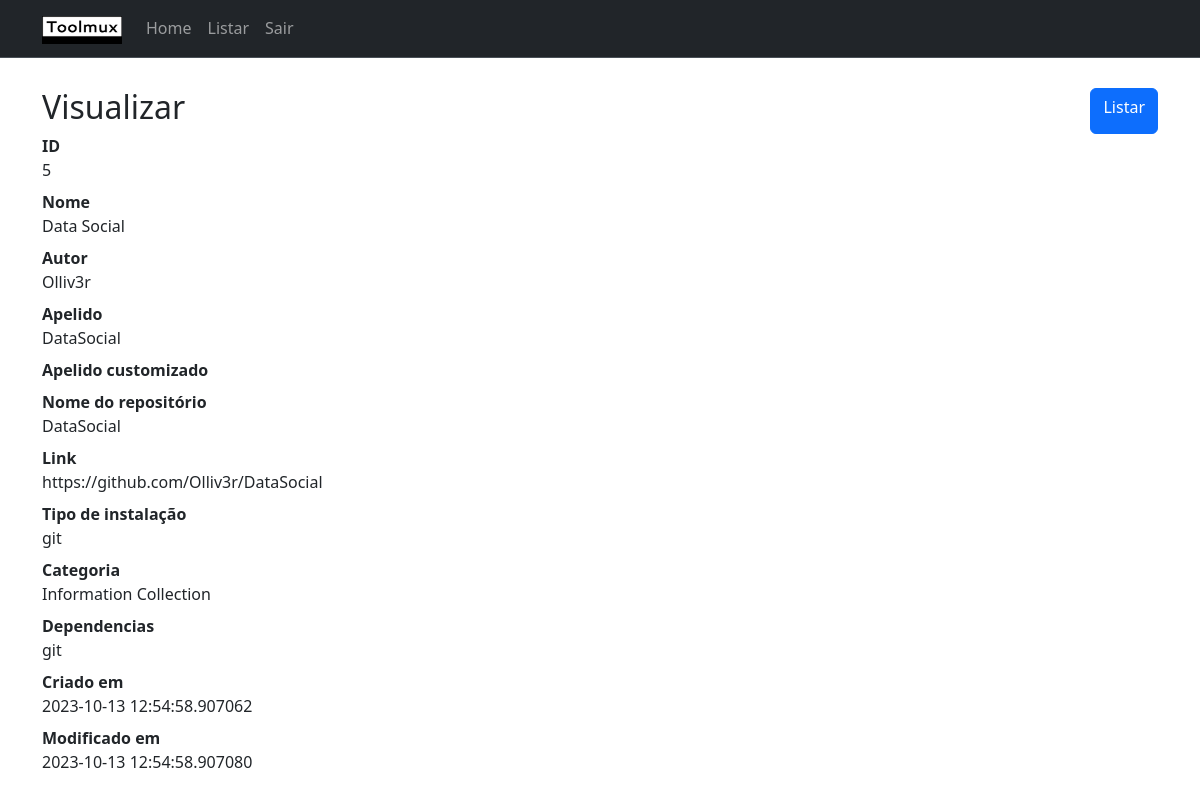
Page /visualizar/5/ (signed in) on the committed database.
### app/models.py (models this page shows)
class Tool(db.Model):
    id = db.Column(db.Integer, primary_key=True)
    name = db.Column(db.String(120), nullable=False)
    author = db.Column(db.String(120), nullable=False)
    alias = db.Column(db.String(120), nullable=False)
    custom_alias = db.Column(db.String(), nullable=True)
    name_repository = db.Column(db.String(), nullable=True)
    link = db.Column(db.String(), nullable=True)
    type_install = db.Column(db.String(), nullable=False)
    category = db.Column(db.String(), nullable=False)
    dependencies = db.Column(db.String(), nullable=True)
    created = db.Column(db.DateTime, default=datetime.utcnow)
    modified = db.Column(db.DateTime, default=datetime.utcnow)

### app/routes.py (the view)
@app.route('/visualizar/<id>/', methods=['GET',])
@login_required
def visualizar(id):
    tool = Tool.query.filter_by(id=id).first()
    if tool is None:
        flash('Ferramenta não existe')
        return redirect(url_for('index'))
    return render_template('visualizar.html', tool=tool, title='Visualizar')

### app/models.py (called while the page is built)
@login.user_loader
def load_user(id):
    return User.query.get(int(id))

### app/templates/visualizar.html (shortened to what this page needs)
{% extends 'base.html' %}
{% block content %}
<div class="d-flex justify-content-between">
    <h2>{{ title }}</h2>                              <a class="btn btn-primary" href="{{ url_for('listar') }}" role="button">Listar</a>
</div>
<dl>
  <dt>ID</dt>
  <dd>{{ tool.id }}</dd>
  <dt>Nome</dt>
  <dd>{{ tool.name }}</dd>
  <dt>Autor</dt>
  <dd>{{ tool.author }}</dd>
  <dt>Apelido</dt>
  <dd>{{ tool.alias }}</dd>
  <dt>Apelido customizado </dt>
  <dt>Nome do repositório</dt>
  <dd>{{ tool.name_repository }}</dd>
  <dt>Link</dt>
  <dd style="overflow:auto;">{{ tool.link }}</dd>
  <dt>Tipo de instalação</dt>
  <dd>{{ tool.type_install }}</dd>
  <dt>Categoria</dt>
  <dd>{{ tool.category }}</dd>
  <dt>Dependencias</dt>
  <dd>{{ tool.dependencies }}</dd>
  <dt>Criado em</dt>
  <dd>{{ tool.created }}</dd>
  <dt>Modificado em</dt>
  <dd>{{ tool.modified }}</dd>
</dl>
{% endblock %}

### rows in the picture
Tool: id "5", name "Data Social", author "Olliv3r", alias "DataSocial", name_repository "DataSocial", link "https://github.com/Olliv3r/DataSocial", type_install "git", category "Information Collection", dependencies "git", created "2023-10-13 12:54:58.907062", modified "2023-10-13 12:54:58.907080"

### other values in the picture
{{ title }} "Visualizar"
